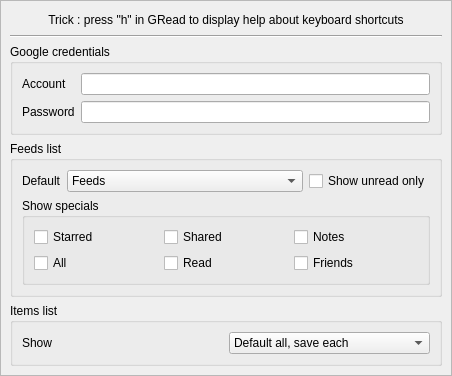
<?xml version="1.0" encoding="UTF-8"?>
<ui version="4.0">
 <class>Settings</class>
 <widget class="QDialog" name="Settings">
  <property name="geometry">
   <rect>
    <x>0</x>
    <y>0</y>
    <width>452</width>
    <height>376</height>
   </rect>
  </property>
  <property name="sizePolicy">
   <sizepolicy hsizetype="Preferred" vsizetype="Preferred">
    <horstretch>0</horstretch>
    <verstretch>0</verstretch>
   </sizepolicy>
  </property>
  <property name="windowTitle">
   <string>Settings</string>
  </property>
  <layout class="QVBoxLayout" name="verticalLayout">
   <property name="margin">
    <number>0</number>
   </property>
   <item>
    <widget class="QScrollArea" name="scrollArea">
     <property name="widgetResizable">
      <bool>true</bool>
     </property>
     <widget class="QWidget" name="scrollAreaWidgetContents">
      <property name="geometry">
       <rect>
        <x>0</x>
        <y>0</y>
        <width>448</width>
        <height>372</height>
       </rect>
      </property>
      <layout class="QVBoxLayout" name="verticalLayout_4">
       <property name="leftMargin">
        <number>9</number>
       </property>
       <item>
        <widget class="QLabel" name="Trick">
         <property name="text">
          <string>Trick : press &quot;h&quot; in GRead to display help about keyboard shortcuts</string>
         </property>
         <property name="textFormat">
          <enum>Qt::PlainText</enum>
         </property>
         <property name="alignment">
          <set>Qt::AlignCenter</set>
         </property>
        </widget>
       </item>
       <item>
        <widget class="Line" name="line">
         <property name="orientation">
          <enum>Qt::Horizontal</enum>
         </property>
        </widget>
       </item>
       <item>
        <widget class="QGroupBox" name="groupGoogle">
         <property name="title">
          <string>Google credentials</string>
         </property>
         <layout class="QFormLayout" name="formLayout">
          <item row="0" column="0">
           <widget class="QLabel" name="labelSettingsAccount">
            <property name="text">
             <string>Account</string>
            </property>
            <property name="buddy">
             <cstring>inputSettingsAccount</cstring>
            </property>
           </widget>
          </item>
          <item row="0" column="1">
           <widget class="QLineEdit" name="inputSettingsAccount">
            <property name="inputMethodHints">
             <set>Qt::ImhEmailCharactersOnly|Qt::ImhNoAutoUppercase</set>
            </property>
           </widget>
          </item>
          <item row="1" column="0">
           <widget class="QLabel" name="labelSettingsPassword">
            <property name="text">
             <string>Password</string>
            </property>
            <property name="buddy">
             <cstring>inputSettingsPassword</cstring>
            </property>
           </widget>
          </item>
          <item row="1" column="1">
           <widget class="QLineEdit" name="inputSettingsPassword">
            <property name="inputMethodHints">
             <set>Qt::ImhNoAutoUppercase|Qt::ImhNoPredictiveText</set>
            </property>
            <property name="echoMode">
             <enum>QLineEdit::PasswordEchoOnEdit</enum>
            </property>
           </widget>
          </item>
         </layout>
        </widget>
       </item>
       <item>
        <widget class="QGroupBox" name="groupFeeds">
         <property name="title">
          <string>Feeds list</string>
         </property>
         <layout class="QVBoxLayout" name="verticalLayout_2">
          <item>
           <layout class="QHBoxLayout" name="horizontalLayout">
            <item>
             <widget class="QLabel" name="labelSettingsHomeDefault">
              <property name="text">
               <string>Default</string>
              </property>
              <property name="buddy">
               <cstring>selectSettingsHomeDefault</cstring>
              </property>
             </widget>
            </item>
            <item>
             <widget class="QComboBox" name="selectSettingsHomeDefault">
              <property name="sizePolicy">
               <sizepolicy hsizetype="Expanding" vsizetype="Fixed">
                <horstretch>0</horstretch>
                <verstretch>0</verstretch>
               </sizepolicy>
              </property>
              <item>
               <property name="text">
                <string>Feeds</string>
               </property>
              </item>
              <item>
               <property name="text">
                <string>Labels</string>
               </property>
              </item>
             </widget>
            </item>
            <item>
             <widget class="QCheckBox" name="checkSettingsHomeShowUnread">
              <property name="text">
               <string>Show unread only</string>
              </property>
             </widget>
            </item>
           </layout>
          </item>
          <item>
           <widget class="QGroupBox" name="groupSpecials">
            <property name="title">
             <string>Show specials</string>
            </property>
            <layout class="QGridLayout" name="gridLayout">
             <item row="0" column="0">
              <widget class="QCheckBox" name="checkSettingsShowStarred">
               <property name="text">
                <string>Starred</string>
               </property>
              </widget>
             </item>
             <item row="0" column="1">
              <widget class="QCheckBox" name="checkSettingsShowShared">
               <property name="text">
                <string>Shared</string>
               </property>
              </widget>
             </item>
             <item row="0" column="2">
              <widget class="QCheckBox" name="checkSettingsShowNotes">
               <property name="text">
                <string>Notes</string>
               </property>
              </widget>
             </item>
             <item row="1" column="0">
              <widget class="QCheckBox" name="checkSettingsShowAll">
               <property name="text">
                <string>All</string>
               </property>
              </widget>
             </item>
             <item row="1" column="1">
              <widget class="QCheckBox" name="checkSettingsShowRead">
               <property name="text">
                <string>Read</string>
               </property>
              </widget>
             </item>
             <item row="1" column="2">
              <widget class="QCheckBox" name="checkSettingsShowFriends">
               <property name="text">
                <string>Friends</string>
               </property>
              </widget>
             </item>
            </layout>
           </widget>
          </item>
         </layout>
        </widget>
       </item>
       <item>
        <widget class="QGroupBox" name="groupItems">
         <property name="title">
          <string>Items list</string>
         </property>
         <layout class="QVBoxLayout" name="verticalLayout_5">
          <item>
           <layout class="QHBoxLayout" name="horizontalLayout_3">
            <item>
             <widget class="QLabel" name="labelSettingsItemsShowMode">
              <property name="text">
               <string>Show</string>
              </property>
              <property name="buddy">
               <cstring>selectSettingsItemsShowMode</cstring>
              </property>
             </widget>
            </item>
            <item>
             <widget class="QComboBox" name="selectSettingsItemsShowMode">
              <item>
               <property name="text">
                <string>Default all, save each</string>
               </property>
              </item>
              <item>
               <property name="text">
                <string>Default unread, save each</string>
               </property>
              </item>
              <item>
               <property name="text">
                <string>Default all, no save</string>
               </property>
              </item>
              <item>
               <property name="text">
                <string>Default unread, no save</string>
               </property>
              </item>
             </widget>
            </item>
           </layout>
          </item>
         </layout>
        </widget>
       </item>
      </layout>
     </widget>
    </widget>
   </item>
  </layout>
 </widget>
 <tabstops>
  <tabstop>inputSettingsAccount</tabstop>
  <tabstop>inputSettingsPassword</tabstop>
  <tabstop>selectSettingsHomeDefault</tabstop>
  <tabstop>checkSettingsHomeShowUnread</tabstop>
  <tabstop>checkSettingsShowStarred</tabstop>
  <tabstop>checkSettingsShowShared</tabstop>
  <tabstop>checkSettingsShowNotes</tabstop>
  <tabstop>checkSettingsShowAll</tabstop>
  <tabstop>checkSettingsShowRead</tabstop>
  <tabstop>checkSettingsShowFriends</tabstop>
  <tabstop>selectSettingsItemsShowMode</tabstop>
  <tabstop>scrollArea</tabstop>
 </tabstops>
 <resources/>
 <connections/>
</ui>
